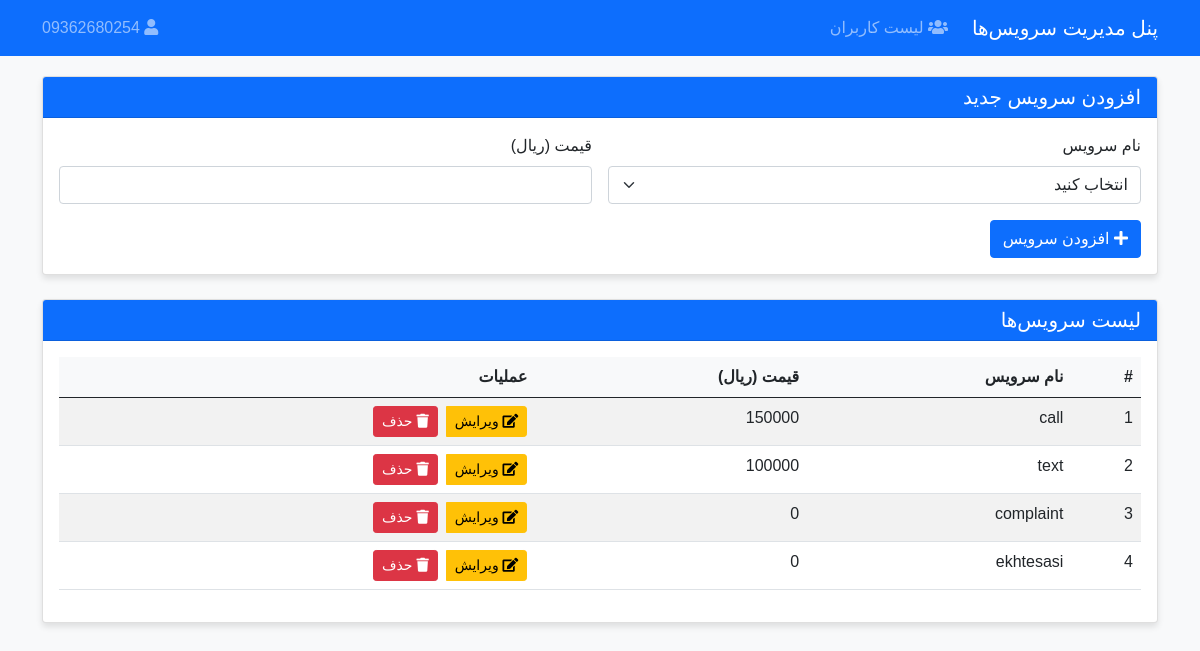
The page /admin-service/ (signed in) on the database as committed earlier.
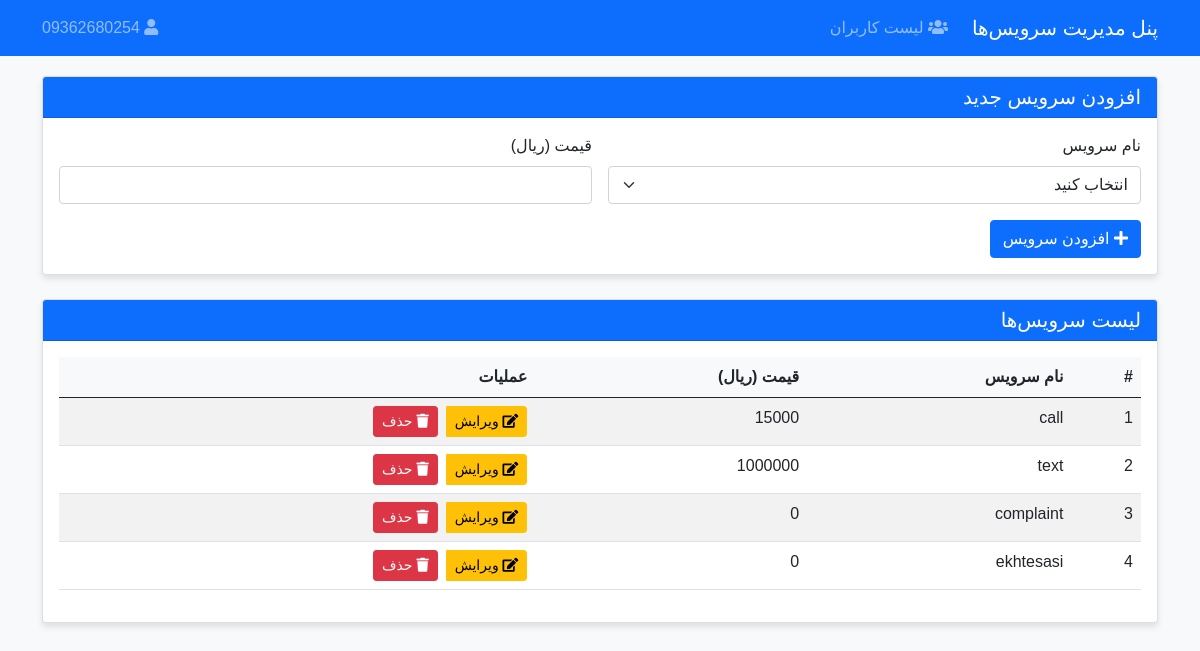
The same page on the database as committed later.
### service/models.py (models this page shows)
class Service(models.Model):
    SERVICE_CHOICES = [
        ('call', 'تماس تلفنی'),
        ('text', 'پیام متنی'),
        ('complaint', 'تنظیم شکایت'),
        ('ekhtesasi', 'اختصاصی'),
    ]
    name = models.CharField(max_length=20, choices=SERVICE_CHOICES)
    price = models.IntegerField()

### users/admin/user_list.py (the view, shortened to what this page needs)
# urls.py: path('service/', Pricing.as_view(), name='pricing'),
@login_required
@user_passes_test(is_admin)
def service(request):
    try:
        services = Service.objects.all()
        context = {
            'services': services,
            'SERVICE_CHOICES': Service.SERVICE_CHOICES,
        }
        return render(request, 'users/admin_service.html', context)
    except Exception as e:
        logger.error(f"خطا در مدیریت سرویس‌ها: {str(e)}")
        messages.error(request, "خطایی در مدیریت سرویس‌ها رخ داد. لطفا دوباره تلاش کنید.")
        return redirect('userlist')

### users/admin/user_list.py (called while the page is built)
def is_admin(user):
    return user.is_superuser or user.is_staff

### users/templates/users/admin_service.html (shortened to what the changed rows need)
<!DOCTYPE html>
<html lang="fa" dir="rtl">
<head>
    <link rel="stylesheet" href="https://cdn.jsdelivr.net/npm/bootstrap@5.0.2/dist/css/bootstrap.rtl.min.css">
    <link rel="stylesheet" href="https://cdnjs.cloudflare.com/ajax/libs/font-awesome/5.15.4/css/all.min.css">
</head>
<body>
    <div class="container">
        <div class="card">
            <div class="card-body">
                <div class="table-responsive">
                    <table class="table table-striped table-hover">
                        <thead>
                            <tr>
                                <th>#</th>
                                <th>نام سرویس</th>
                                <th>قیمت (ریال)</th>
                                <th>عملیات</th>
                            </tr>
                        </thead>
                        <tbody>
                            {% for service in services %}
                            <tr>
                                <td>{{ forloop.counter }}</td>
                                <td>{{ service.name }}</td>
                                <td>{{ service.price|floatformat:"0" }}</td>
                                <td>
                                    <div class="btn-group" role="group">
                                        <button type="button" class="btn btn-sm btn-warning" data-bs-toggle="modal" data-bs-target="#editModal{{ service.id }}">
                                            <i class="fas fa-edit"></i> ویرایش
                                        </button>
                                        <form method="POST" action="{% url 'service' %}" class="ms-2">
                                            <button type="submit" name="delete_service" class="btn btn-sm btn-danger" onclick="return confirm('آیا از حذف این سرویس مطمئن هستید؟')">
                                                <i class="fas fa-trash"></i> حذف
                                            </button>
                                        </form>
                                    </div>
                                </td>
                            </tr>
                            {% empty %}
                            <tr>
                                <td colspan="4" class="text-center">هیچ سرویسی ثبت نشده است</td>
                            </tr>
                            {% endfor %}
                        </tbody>
                    </table>
                </div>
            </div>
        </div>
    </div>
</body>
</html>

Rows that differ between the two databases and show on the page:
changed Service "call": price "150000" → "15000"
changed Service "text": price "100000" → "1000000"
